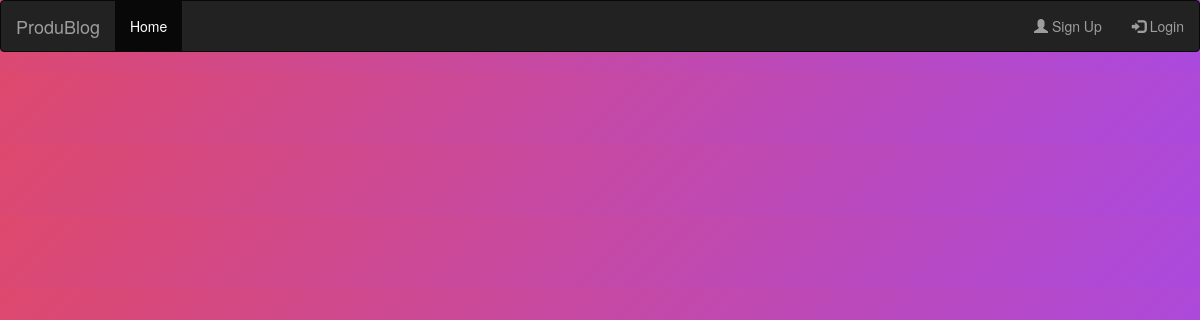
The app's page /Produblog/home.php, older data.
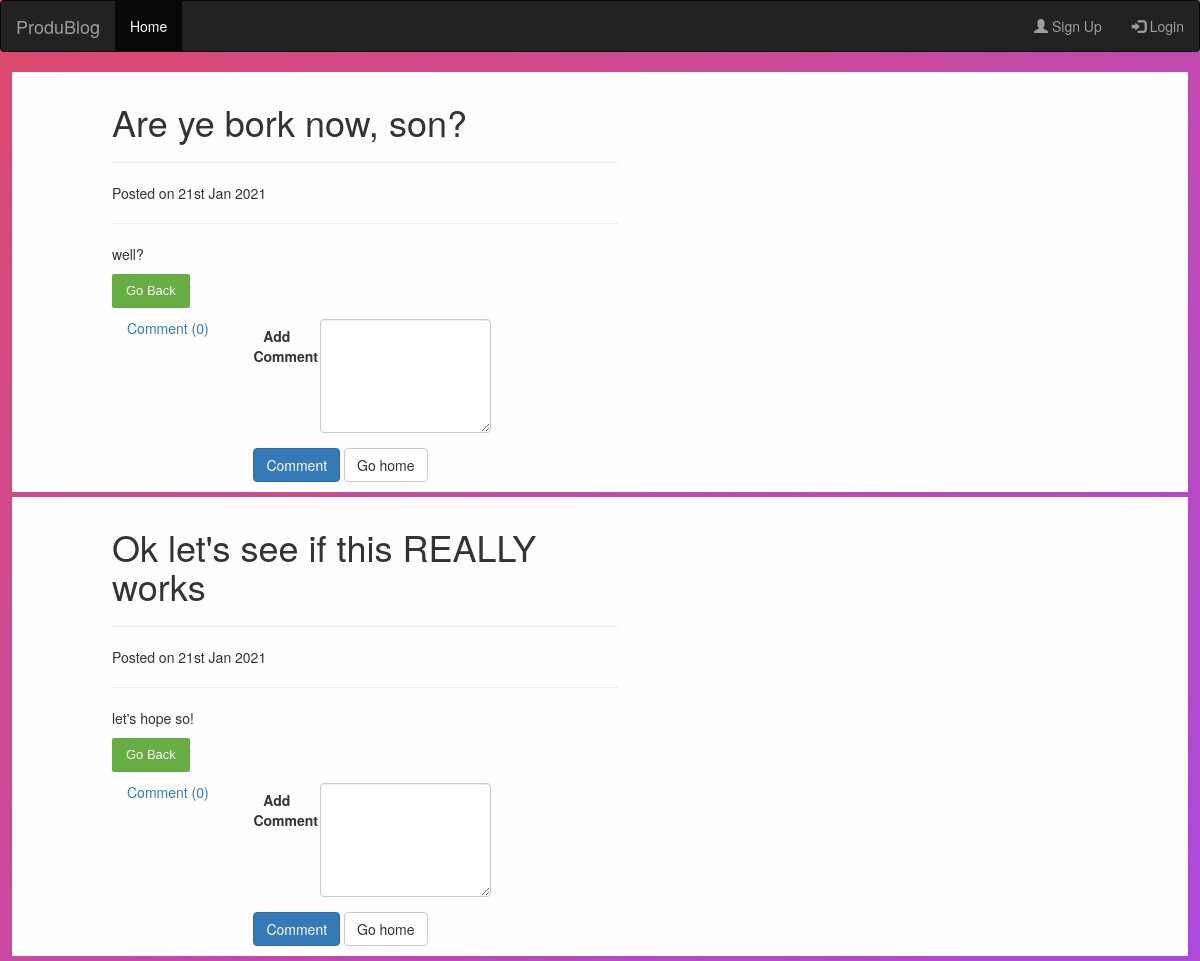
The same page, newer data.
### tables this page shows
CREATE TABLE `post` (
  `idPost` int(11) NOT NULL,
  `idUsers` int(11) NOT NULL,
  `postname` varchar(64) DEFAULT NULL,
  `postcontent` varchar(255) DEFAULT NULL,
  `File_ops` varchar(255) DEFAULT NULL,
  `datum` date DEFAULT NULL,
  `admin_post` tinyint(1) DEFAULT NULL
);

### Produblog/assets/includes/include.php (called while the page is built, shortened)
<?php
  require_once('header.php');
  require_once('functions/functions.php');
  ?>

### Produblog/assets/includes/functions/functions.php (called while the page is built, shortened)
<?php
function getAdminPost($id = null){
$input_parameters = array();
$con = getDBConnection();
$sql = "SELECT * FROM post WHERE admin_post='1'";
array_push($input_parameters , $id);
$stmt = $con->prepare($sql);
$stmt->execute($input_parameters);
return $id != null ? $stmt->fetch() : $stmt->fetchAll();
}
?>

### Produblog/home.php (the view, shortened to what this page needs)
<?php
require_once('assets/includes/include.php');
		$adminposts = getAdminPost();
		foreach($adminposts as $adminpost){
			echo"
			<div class='container2'>
			<div class='content2'>
					<div>
					<h1>".$adminpost->postname."</h1>
					<hr>
					<p>Posted on ".date('jS M Y', strtotime($adminpost->datum))."</p>
					<hr>
					<p>".$adminpost->postcontent."</p>
					<p><button class='readbtn'><a href='post_view.php'>Go Back</a></button></p>
					<div class='col-lg-3'>
						<a href=''> Comment (0)</a>
					</div>
					<div class='row'>
						<div class='col-lg-4'></div>
						<div class='col-lg-6'>
							<form class='form-horizontal' action='ac_comment.php'  method='POST'>
								<div class='form-group'>
									<label class='col-lg-3 control-label'>Add Comment</label>
									<div class='col-lg-9'>
										<textarea class='form-control' rows='5' cols='10' name='comment' placeholde='Comment'></textarea>
									</div>
								</div>
								<input type='submit' name='postcomment' value='Comment' class='btn btn-primary'>
								<a href='home.php' class='btn btn-default'>Go home</a>
							</form>
						</div>
					</div>
					</div>
			</div>
		 </div>
		";
		}
?>
<?php include_once('assets/includes/footer.php'); ?>

### Produblog/assets/includes/header.php (shortened to what this page needs)
<!DOCTYPE html>
<html lang="en">
<head>
  <link rel="stylesheet" href="assets/css/style.css">
  <link rel="stylesheet" href="https://maxcdn.bootstrapcdn.com/bootstrap/3.4.1/css/bootstrap.min.css">
</head>
<nav class="navbar navbar-inverse">
<?php
	$con = getDBConnection();
		if(isset($_SESSION['idUsers'])){
			$query = "SELECT idUsers, username, email, usertype FROM users WHERE idUsers = :idUsers";
			$user =  $con->prepare($query);
			$user->bindValue(':idUsers', $_SESSION['idUsers']);
			$user->execute();
			$result = $user->fetch(PDO::FETCH_ASSOC);
			echo"
			  <div class='container-fluid'>
				<div class='navbar-header'>
				  <a class='navbar-brand' href='home.php'>ProduBlog</a>
				</div>
				<ul class='nav navbar-nav'>
				  <li class='active'><a href='home.php'>Home</a></li>
				  <li class='dropdown'><a class='dropdown-toggle' data-toggle='dropdown' href='#'>Page 1 <span class='caret'></span></a>
					<ul class='dropdown-menu'>
					  <li><a href='#'>Page 1-1</a></li>
					  <li><a href='#'>Page 1-2</a></li>
			";
			  if(isset($_SESSION['usertype']) && ( ($_SESSION['usertype'] == 'producer') or ($_SESSION['usertype'] == 'admin') )  ) {
				echo "  <li><a href='producer_posts_create.php'>create post</a></li> ";
			  }
			  if(isset($_SESSION['usertype']) && $_SESSION['usertype'] == 'admin'){
				echo "  <li><a href='admin_home.php'>admin home</a></li> ";
			  }
			  if(isset($_SESSION['usertype'])){
				echo "  <li><a href='post_view.php'>view posts</a></li> ";
			  }
			  echo"
					</ul>
				  </li>
				  <li><a href='produceroverzicht.php'>Producers overzicht</a></li>
				</ul>
					<ul class='nav navbar-nav navbar-right'>
						<li><a href='mijnaccount.php'><span class='glyphicon glyphicon-user'></span> Mijn Account</a></li>
						<li><a href='logout.php'><span class='glyphicon glyphicon-log-out'></span> Logout ".$result['username']."</a></li>
					</ul>
			</div>
			";
		}else{
			echo"
				<div class='container-fluid'>
					<div class='navbar-header'>
						<a class='navbar-brand' href='#'>ProduBlog</a>
					</div>
					<ul class='nav navbar-nav'>
						<li class='active'><a href='home.php'>Home</a></li>
					</ul>
					<ul class='nav navbar-nav navbar-right'>
						<li><a href='register.php'><span class='glyphicon glyphicon-user'></span> Sign Up</a></li>
						<li><a href='login.php'><span class='glyphicon glyphicon-log-in'></span> Login</a></li>
					</ul>
				</div>
			";
		}
?>
</nav>
<body>

### Produblog/assets/includes/footer.php
</body>
</html>

### Produblog/assets/css/style.css (style rules this page uses)
* { margin: 0px; padding: 0px; }
body { background-image: url("../assets/images/produbg.jpg"); font-size: 120%; background: rgb(222,73,109); background: -moz-linear-gradient(-45deg, rgba(222,73,109,1) 0%, rgba(171,73,222,1) 100%); background: -webkit-gradient(linear, left top, right bottom, color-stop(0%,rgba(222,73,109,1)), color-stop(100%,rgba(171,73,222,1))); background: -webkit-linear-gradient(-45deg, rgba(222,73,109,1) 0%,rgba(171,73,222,1) 100%); background: -o-linear-gradient(-45deg, rgba(222,73,109,1) 0%,rgba(171,73,222,1) 100%); background: -ms-linear-gradient(-45deg, rgba(222,73,109,1) 0%,rgba(171,73,222,1) 100%); background: linear-gradient(135deg, rgba(222,73,109,1) 0%,rgba(171,73,222,1) 100%); font-family: "Roboto", sans-serif; -webkit-font-smoothing: antialiased; -moz-osx-font-smoothing: grayscale; }
.container2 { width: 98%; background-color: #FEFEFE; margin: 5px auto; overflow: hidden; }
.content2 { padding: 10px 100px; width: 60%; float: left; border-left-color: #FFF; border-right-color: #FFF; }
.readbtn { transition: all linear 0.2s; background: #66ad44; border: none; font-size: 13px; line-height: 22px; border-radius: 0; padding: 6px 14px; font-family: 'Montserrat', sans-serif; border-radius: 2px; color: white; }
.readbtn a { text-decoration: none; color: #FEFEFE; }

Row changes from the older to the newer data that the page shows:
added post: postname "Are ye bork now, son?", datum "21st Jan 2021", postcontent "well?"
added post: postname "Ok let's see if this REALLY works", datum "21st Jan 2021", postcontent "let's hope so!"
